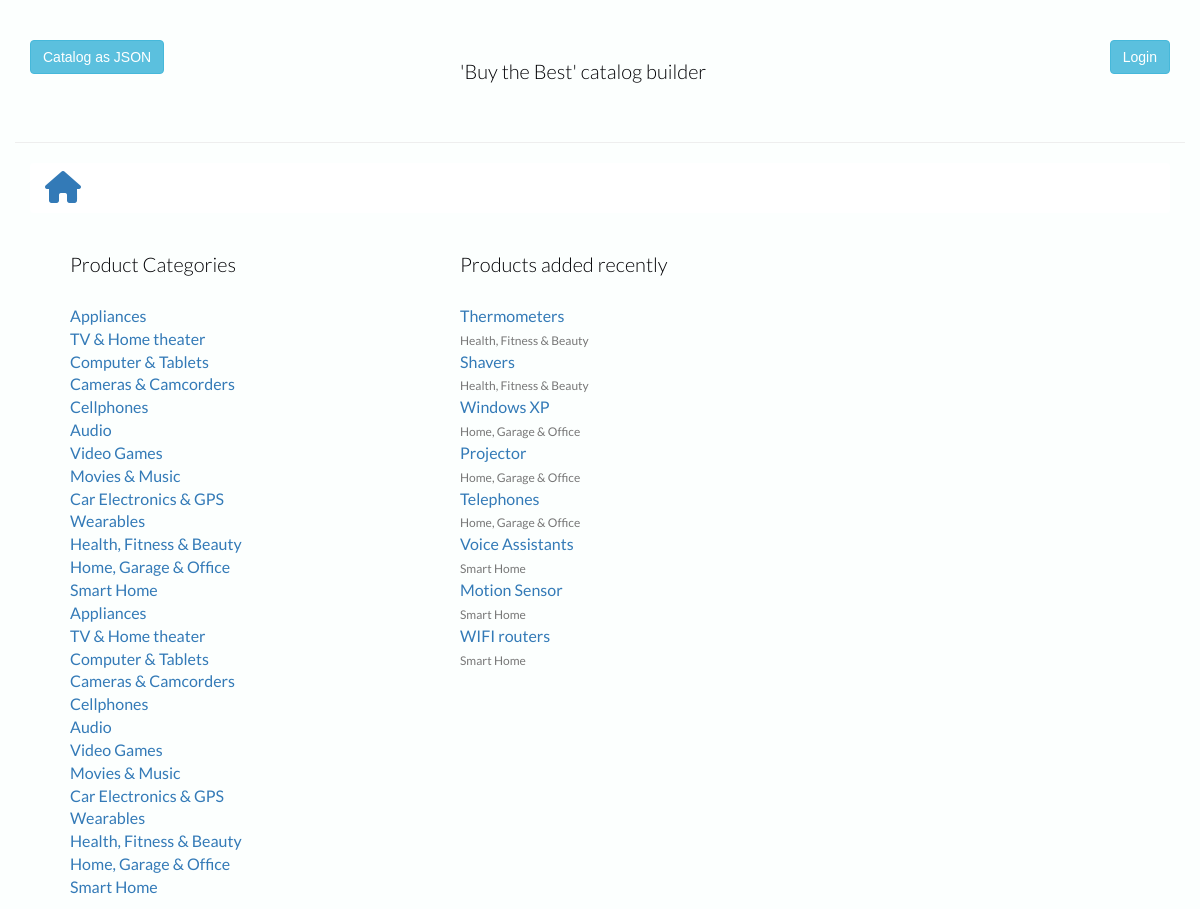
The page /category/ on the database its author committed.
### database_create.py (models this page shows, shortened)
class Category(Base):
    __tablename__ = 'category'
    id = Column(Integer, primary_key=True)
    name = Column(String(80), nullable=False)

class Product(Base):
    __tablename__ = 'product'
    id = Column(Integer, primary_key=True)
    name = Column(String(250), nullable=False)
    description = Column(String(500))
    image = Column(String(250))
    created_at = Column(TIMESTAMP, nullable=False)
    updated_at = Column(TIMESTAMP)
    category_id = Column(Integer, ForeignKey('category.id'),
                         nullable=False)
    category = relationship(Category)
    user_id = Column(Integer, ForeignKey('user.id'), nullable=False)
    user = relationship(User)

### application.py (the view)
@app.route('/')
@app.route("/category/")
def default():
    categories = session.query(Category).order_by(asc(Category.id))
    latest = session.query(Product).order_by(
        Product.created_at.desc()).limit(8).all()
    return render_template('index.html', categories=categories, latest=latest)

### templates/index.html
{% extends "base.html" %}
{% block content %}
<ol class="breadcrumb">
   <li> <a href="/"><i class="fa fa-home fa-2x"></i></a> </li>
</ol>
<div class="row">
   <div class="display">
      <div class="col-md-4 col-sm-4 col-xs-4 text-left">
         <h3 class="text-left">Product Categories</h3>
         <ul>
            {% for category in categories %}
            <li class="list"><a href="{{ url_for('showCategory', category_id=category.id) }}" id="full-pad">{{ category.name }}</a></li>
            {% endfor %}
         </ul>
      </div>
      <div class="col-md-8 col-sm-6 col-xs-6 text-left">
         <h3 class="text-left">Products added recently</h3>
         <ul>
            {% for l in latest %}
            <li class="list"> <a href="{{ url_for('showProduct', category_id=l.category.id, product_id=l.id) }}" id="latest"> {{ l.name }} </a><br> <span class="category text-muted subtitle"> {{ l.category.name }}</span>
               <br>
            </li>
            {% endfor %}
         </ul>
      </div>
   </div>
</div>
{% endblock %}

### templates/base.html (shortened to what this page needs)
<!DOCTYPE html>
<html lang="en">
   <head>
      <link rel="stylesheet" href="//netdna.bootstrapcdn.com/bootstrap/3.1.1/css/bootstrap.min.css">
      <link rel="stylesheet" href="https://cdnjs.cloudflare.com/ajax/libs/normalize/6.0.0/normalize.css">
      <link rel=stylesheet type=text/css href="{{ url_for('static', filename='styles.css') }}">
   </head>
   <body>
      <div class="container">
         <div class="row page-header">
            <div class="col-md-4 col-sm-4 col-xs-4 text-left">
               <div class="jsonendpoint">
                  <a href="{{url_for('outputFullCatalogAsJson')}}"><button class="btn btn-info">Catalog as JSON</button></a>
               </div>
            </div>
            <div class="col-md-4 col-sm-4 col-xs-4 text-left">
               <h1>'Buy the Best' catalog builder</h1>
            </div>
            <div class="col-md-4 col-sm-4 col-xs-4 text-right">
               <div class="button-styles">
                  {%if 'username' not in session %}
                  <a href="{{url_for('showLogin')}}"><button class="btn btn-info">Login</button></a>
                  {% else %}
                  <a href="{{url_for('gdisconnect')}}"><button class="btn btn-primary">Logout</button></i></a>
                  {% endif %}
               </div>
            </div>
         </div>
         {% block content %}
         {% endblock %}
      </div>
   </body>
</html>

### static/styles.css (style rules this page uses)
body { font-family: sans-serif; background-color: #fcfffe; }
li { font-family: 'Lato', sans-serif; font-size: 16px; color: #3D5A80; list-style-type: none; }
h1, h2, h3 { font-family: 'Lato', sans-serif; font-size: 20px; font-weight: 300; color: #020205; list-style-type: none; padding-left: 40px; padding-bottom: 20px; }
button { background-color: #fcfffe; }
.breadcrumb { background-color: #ffffff; }
.page-header { padding-bottom: 30px; }
.subtitle { font-size: 12px; }

### rows shown on the page
Category: name "Appliances"
Category: name "TV & Home theater"
Category: name "Computer & Tablets"
Category: name "Cameras & Camcorders"
Category: name "Cellphones"
Category: name "Audio"
Category: name "Video Games"
Category: name "Movies & Music"
Category: name "Car Electronics & GPS"
Category: name "Wearables"
Category: name "Health, Fitness & Beauty"
Category: name "Home, Garage & Office"
Category: name "Smart Home"
Category: name "Appliances"
Category: name "TV & Home theater"
Category: name "Computer & Tablets"
Category: name "Cameras & Camcorders"
Category: name "Cellphones"
Category: name "Audio"
Category: name "Video Games"
Category: name "Movies & Music"
Category: name "Car Electronics & GPS"
Category: name "Wearables"
Category: name "Health, Fitness & Beauty"
Category: name "Home, Garage & Office"
Category: name "Smart Home"
Product: name "Thermometers", category.name "Health, Fitness & Beauty"
Product: name "Shavers", category.name "Health, Fitness & Beauty"
Product: name "Windows XP", category.name "Home, Garage & Office"
Product: name "Projector", category.name "Home, Garage & Office"
Product: name "Telephones", category.name "Home, Garage & Office"
Product: name "Voice Assistants", category.name "Smart Home"
Product: name "Motion Sensor", category.name "Smart Home"
Product: name "WIFI routers", category.name "Smart Home"
